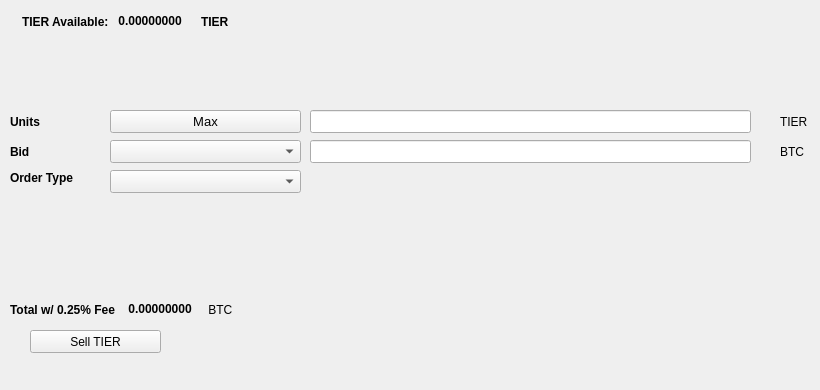
   <widget class="QWidget" name="SellTab">
    <attribute name="title">
     <string>Sell</string>
    </attribute>
    <widget class="QLabel" name="label_16">
     <property name="geometry">
      <rect>
       <x>780</x>
       <y>140</y>
       <width>31</width>
       <height>23</height>
      </rect>
     </property>
     <property name="text">
      <string>BTC</string>
     </property>
    </widget>
    <widget class="QComboBox" name="SellBidcomboBox">
     <property name="geometry">
      <rect>
       <x>110</x>
       <y>140</y>
       <width>191</width>
       <height>23</height>
      </rect>
     </property>
     <property name="font">
      <font>
       <pointsize>10</pointsize>
      </font>
     </property>
    </widget>
    <widget class="QLabel" name="label_18">
     <property name="geometry">
      <rect>
       <x>10</x>
       <y>110</y>
       <width>46</width>
       <height>23</height>
      </rect>
     </property>
     <property name="font">
      <font>
       <weight>75</weight>
       <bold>true</bold>
      </font>
     </property>
     <property name="text">
      <string>Units</string>
     </property>
    </widget>
    <widget class="QPushButton" name="Sell_Max_Amount">
     <property name="geometry">
      <rect>
       <x>110</x>
       <y>110</y>
       <width>191</width>
       <height>23</height>
      </rect>
     </property>
     <property name="font">
      <font>
       <pointsize>10</pointsize>
      </font>
     </property>
     <property name="text">
      <string>Max</string>
     </property>
    </widget>
    <widget class="QLabel" name="label_20">
     <property name="geometry">
      <rect>
       <x>10</x>
       <y>170</y>
       <width>91</width>
       <height>16</height>
      </rect>
     </property>
     <property name="font">
      <font>
       <weight>75</weight>
       <bold>true</bold>
      </font>
     </property>
     <property name="text">
      <string>Order Type</string>
     </property>
    </widget>
    <widget class="QComboBox" name="SellOrdertypeCombo">
     <property name="geometry">
      <rect>
       <x>110</x>
       <y>170</y>
       <width>191</width>
       <height>23</height>
      </rect>
     </property>
     <property name="font">
      <font>
       <pointsize>10</pointsize>
      </font>
     </property>
    </widget>
    <widget class="QLabel" name="label_21">
     <property name="geometry">
      <rect>
       <x>10</x>
       <y>140</y>
       <width>46</width>
       <height>23</height>
      </rect>
     </property>
     <property name="font">
      <font>
       <weight>75</weight>
       <bold>true</bold>
      </font>
     </property>
     <property name="text">
      <string>Bid</string>
     </property>
    </widget>
    <widget class="QLabel" name="label_22">
     <property name="geometry">
      <rect>
       <x>780</x>
       <y>110</y>
       <width>31</width>
       <height>23</height>
      </rect>
     </property>
     <property name="text">
      <string>TIER</string>
     </property>
    </widget>
    <widget class="QLineEdit" name="UnitsInputTIER">
     <property name="geometry">
      <rect>
       <x>310</x>
       <y>110</y>
       <width>441</width>
       <height>23</height>
      </rect>
     </property>
     <property name="font">
      <font>
       <pointsize>9</pointsize>
       <weight>75</weight>
       <bold>true</bold>
      </font>
     </property>
    </widget>
    <widget class="QLineEdit" name="SellBidPriceEdit">
     <property name="geometry">
      <rect>
       <x>310</x>
       <y>140</y>
       <width>441</width>
       <height>23</height>
      </rect>
     </property>
     <property name="font">
      <font>
       <pointsize>9</pointsize>
       <weight>75</weight>
       <bold>true</bold>
      </font>
     </property>
    </widget>
    <widget class="QPushButton" name="SellTIERBTN">
     <property name="geometry">
      <rect>
       <x>30</x>
       <y>330</y>
       <width>131</width>
       <height>23</height>
      </rect>
     </property>
     <property name="text">
      <string>Sell TIER</string>
     </property>
     <property name="icon">
      <iconset resource="../tiercoin">
       <normaloff>:/icons/bitcoin</normaloff>:/icons/bitcoin</iconset>
     </property>
    </widget>
    <widget class="QWidget" name="layoutWidget3">
     <property name="geometry">
      <rect>
       <x>22</x>
       <y>12</y>
       <width>258</width>
       <height>19</height>
      </rect>
     </property>
     <layout class="QHBoxLayout" name="horizontalLayout">
      <item>
       <widget class="QLabel" name="label232_2">
        <property name="font">
         <font>
          <weight>75</weight>
          <bold>true</bold>
         </font>
        </property>
        <property name="text">
         <string>TIER Available:</string>
        </property>
       </widget>
      </item>
      <item>
       <widget class="QLabel" name="TIERAvailableLabel">
        <property name="palette">
         <palette>
          <active>
           <colorrole role="WindowText">
            <brush brushstyle="SolidPattern">
             <color alpha="255">
              <red>0</red>
              <green>0</green>
              <blue>0</blue>
             </color>
            </brush>
           </colorrole>
           <colorrole role="Button">
            <brush brushstyle="SolidPattern">
             <color alpha="255">
              <red>0</red>
              <green>170</green>
              <blue>0</blue>
             </color>
            </brush>
           </colorrole>
           <colorrole role="Light">
            <brush brushstyle="SolidPattern">
             <color alpha="255">
              <red>0</red>
              <green>255</green>
              <blue>0</blue>
             </color>
            </brush>
           </colorrole>
           <colorrole role="Midlight">
            <brush brushstyle="SolidPattern">
             <color alpha="255">
              <red>0</red>
              <green>212</green>
              <blue>0</blue>
             </color>
            </brush>
           </colorrole>
           <colorrole role="Dark">
            <brush brushstyle="SolidPattern">
             <color alpha="255">
              <red>0</red>
              <green>85</green>
              <blue>0</blue>
             </color>
            </brush>
           </colorrole>
           <colorrole role="Mid">
            <brush brushstyle="SolidPattern">
             <color alpha="255">
              <red>0</red>
              <green>113</green>
              <blue>0</blue>
             </color>
            </brush>
           </colorrole>
           <colorrole role="Text">
            <brush brushstyle="SolidPattern">
             <color alpha="255">
              <red>0</red>
              <green>170</green>
              <blue>0</blue>
             </color>
            </brush>
           </colorrole>
           <colorrole role="BrightText">
            <brush brushstyle="SolidPattern">
             <color alpha="255">
              <red>255</red>
              <green>255</green>
              <blue>255</blue>
             </color>
            </brush>
           </colorrole>
           <colorrole role="ButtonText">
            <brush brushstyle="SolidPattern">
             <color alpha="255">
              <red>0</red>
              <green>0</green>
              <blue>0</blue>
             </color>
            </brush>
           </colorrole>
           <colorrole role="Base">
            <brush brushstyle="SolidPattern">
             <color alpha="255">
              <red>255</red>
              <green>255</green>
              <blue>255</blue>
             </color>
            </brush>
           </colorrole>
           <colorrole role="Window">
            <brush brushstyle="SolidPattern">
             <color alpha="255">
              <red>0</red>
              <green>170</green>
              <blue>0</blue>
             </color>
            </brush>
           </colorrole>
           <colorrole role="Shadow">
            <brush brushstyle="SolidPattern">
             <color alpha="255">
              <red>0</red>
              <green>0</green>
              <blue>0</blue>
             </color>
            </brush>
           </colorrole>
           <colorrole role="AlternateBase">
            <brush brushstyle="SolidPattern">
             <color alpha="255">
              <red>127</red>
              <green>212</green>
              <blue>127</blue>
             </color>
            </brush>
           </colorrole>
           <colorrole role="ToolTipBase">
            <brush brushstyle="SolidPattern">
             <color alpha="255">
              <red>255</red>
              <green>255</green>
              <blue>220</blue>
             </color>
            </brush>
           </colorrole>
           <colorrole role="ToolTipText">
            <brush brushstyle="SolidPattern">
             <color alpha="255">
              <red>0</red>
              <green>0</green>
              <blue>0</blue>
             </color>
            </brush>
           </colorrole>
          </active>
          <inactive>
           <colorrole role="WindowText">
            <brush brushstyle="SolidPattern">
             <color alpha="255">
              <red>0</red>
              <green>0</green>
              <blue>0</blue>
             </color>
            </brush>
           </colorrole>
           <colorrole role="Button">
            <brush brushstyle="SolidPattern">
             <color alpha="255">
              <red>0</red>
              <green>170</green>
              <blue>0</blue>
             </color>
            </brush>
           </colorrole>
           <colorrole role="Light">
            <brush brushstyle="SolidPattern">
             <color alpha="255">
              <red>0</red>
              <green>255</green>
              <blue>0</blue>
             </color>
            </brush>
           </colorrole>
           <colorrole role="Midlight">
            <brush brushstyle="SolidPattern">
             <color alpha="255">
              <red>0</red>
              <green>212</green>
              <blue>0</blue>
             </color>
            </brush>
           </colorrole>
           <colorrole role="Dark">
            <brush brushstyle="SolidPattern">
             <color alpha="255">
              <red>0</red>
              <green>85</green>
              <blue>0</blue>
             </color>
            </brush>
           </colorrole>
           <colorrole role="Mid">
            <brush brushstyle="SolidPattern">
             <color alpha="255">
              <red>0</red>
              <green>113</green>
              <blue>0</blue>
             </color>
            </brush>
           </colorrole>
           <colorrole role="Text">
            <brush brushstyle="SolidPattern">
             <color alpha="255">
              <red>0</red>
              <green>170</green>
              <blue>0</blue>
             </color>
            </brush>
           </colorrole>
           <colorrole role="BrightText">
            <brush brushstyle="SolidPattern">
             <color alpha="255">
              <red>255</red>
              <green>255</green>
              <blue>255</blue>
             </color>
            </brush>
           </colorrole>
           <colorrole role="ButtonText">
            <brush brushstyle="SolidPattern">
             <color alpha="255">
              <red>0</red>
              <green>0</green>
              <blue>0</blue>
             </color>
            </brush>
           </colorrole>
           <colorrole role="Base">
            <brush brushstyle="SolidPattern">
             <color alpha="255">
              <red>255</red>
              <green>255</green>
              <blue>255</blue>
             </color>
            </brush>
           </colorrole>
           <colorrole role="Window">
            <brush brushstyle="SolidPattern">
             <color alpha="255">
              <red>0</red>
              <green>170</green>
              <blue>0</blue>
             </color>
            </brush>
           </colorrole>
           <colorrole role="Shadow">
            <brush brushstyle="SolidPattern">
             <color alpha="255">
              <red>0</red>
              <green>0</green>
              <blue>0</blue>
             </color>
            </brush>
           </colorrole>
           <colorrole role="AlternateBase">
            <brush brushstyle="SolidPattern">
             <color alpha="255">
              <red>127</red>
              <green>212</green>
              <blue>127</blue>
             </color>
            </brush>
           </colorrole>
           <colorrole role="ToolTipBase">
            <brush brushstyle="SolidPattern">
             <color alpha="255">
              <red>255</red>
              <green>255</green>
              <blue>220</blue>
             </color>
            </brush>
           </colorrole>
           <colorrole role="ToolTipText">
            <brush brushstyle="SolidPattern">
             <color alpha="255">
              <red>0</red>
              <green>0</green>
              <blue>0</blue>
             </color>
            </brush>
           </colorrole>
          </inactive>
          <disabled>
           <colorrole role="WindowText">
            <brush brushstyle="SolidPattern">
             <color alpha="255">
              <red>0</red>
              <green>85</green>
              <blue>0</blue>
             </color>
            </brush>
           </colorrole>
           <colorrole role="Button">
            <brush brushstyle="SolidPattern">
             <color alpha="255">
              <red>0</red>
              <green>170</green>
              <blue>0</blue>
             </color>
            </brush>
           </colorrole>
           <colorrole role="Light">
            <brush brushstyle="SolidPattern">
             <color alpha="255">
              <red>0</red>
              <green>255</green>
              <blue>0</blue>
             </color>
            </brush>
           </colorrole>
           <colorrole role="Midlight">
            <brush brushstyle="SolidPattern">
             <color alpha="255">
              <red>0</red>
              <green>212</green>
              <blue>0</blue>
             </color>
            </brush>
           </colorrole>
           <colorrole role="Dark">
            <brush brushstyle="SolidPattern">
             <color alpha="255">
              <red>0</red>
              <green>85</green>
              <blue>0</blue>
             </color>
            </brush>
           </colorrole>
           <colorrole role="Mid">
            <brush brushstyle="SolidPattern">
             <color alpha="255">
              <red>0</red>
              <green>113</green>
              <blue>0</blue>
             </color>
            </brush>
           </colorrole>
           <colorrole role="Text">
            <brush brushstyle="SolidPattern">
             <color alpha="255">
              <red>0</red>
              <green>85</green>
              <blue>0</blue>
             </color>
            </brush>
           </colorrole>
           <colorrole role="BrightText">
            <brush brushstyle="SolidPattern">
             <color alpha="255">
              <red>255</red>
              <green>255</green>
              <blue>255</blue>
             </color>
            </brush>
           </colorrole>
           <colorrole role="ButtonText">
            <brush brushstyle="SolidPattern">
             <color alpha="255">
              <red>0</red>
              <green>85</green>
              <blue>0</blue>
             </color>
            </brush>
           </colorrole>
           <colorrole role="Base">
            <brush brushstyle="SolidPattern">
             <color alpha="255">
              <red>0</red>
              <green>170</green>
              <blue>0</blue>
             </color>
            </brush>
           </colorrole>
           <colorrole role="Window">
            <brush brushstyle="SolidPattern">
             <color alpha="255">
              <red>0</red>
              <green>170</green>
              <blue>0</blue>
             </color>
            </brush>
           </colorrole>
           <colorrole role="Shadow">
            <brush brushstyle="SolidPattern">
             <color alpha="255">
              <red>0</red>
              <green>0</green>
              <blue>0</blue>
             </color>
            </brush>
           </colorrole>
           <colorrole role="AlternateBase">
            <brush brushstyle="SolidPattern">
             <color alpha="255">
              <red>0</red>
              <green>170</green>
              <blue>0</blue>
             </color>
            </brush>
           </colorrole>
           <colorrole role="ToolTipBase">
            <brush brushstyle="SolidPattern">
             <color alpha="255">
              <red>255</red>
              <green>255</green>
              <blue>220</blue>
             </color>
            </brush>
           </colorrole>
           <colorrole role="ToolTipText">
            <brush brushstyle="SolidPattern">
             <color alpha="255">
              <red>0</red>
              <green>0</green>
              <blue>0</blue>
             </color>
            </brush>
           </colorrole>
          </disabled>
         </palette>
        </property>
        <property name="font">
         <font>
          <weight>75</weight>
          <bold>true</bold>
         </font>
        </property>
        <property name="text">
         <string> 0.00000000 </string>
        </property>
        <property name="textInteractionFlags">
         <set>Qt::LinksAccessibleByMouse|Qt::TextSelectableByKeyboard|Qt::TextSelectableByMouse</set>
        </property>
       </widget>
      </item>
      <item>
       <widget class="QLabel" name="labelTIER">
        <property name="font">
         <font>
          <weight>75</weight>
          <bold>true</bold>
         </font>
        </property>
        <property name="text">
         <string>TIER</string>
        </property>
       </widget>
      </item>
     </layout>
    </widget>
    <widget class="QWidget" name="layoutWidget">
     <property name="geometry">
      <rect>
       <x>10</x>
       <y>300</y>
       <width>268</width>
       <height>19</height>
      </rect>
     </property>
     <layout class="QHBoxLayout" name="horizontalLayout_2">
      <item>
       <widget class="QLabel" name="label_19">
        <property name="font">
         <font>
          <weight>75</weight>
          <bold>true</bold>
         </font>
        </property>
        <property name="text">
         <string>Total w/ 0.25% Fee </string>
        </property>
       </widget>
      </item>
      <item>
       <widget class="QLabel" name="SellCostLabel">
        <property name="palette">
         <palette>
          <active>
           <colorrole role="WindowText">
            <brush brushstyle="SolidPattern">
             <color alpha="255">
              <red>0</red>
              <green>0</green>
              <blue>0</blue>
             </color>
            </brush>
           </colorrole>
           <colorrole role="Button">
            <brush brushstyle="SolidPattern">
             <color alpha="255">
              <red>0</red>
              <green>170</green>
              <blue>0</blue>
             </color>
            </brush>
           </colorrole>
           <colorrole role="Light">
            <brush brushstyle="SolidPattern">
             <color alpha="255">
              <red>0</red>
              <green>255</green>
              <blue>0</blue>
             </color>
            </brush>
           </colorrole>
           <colorrole role="Midlight">
            <brush brushstyle="SolidPattern">
             <color alpha="255">
              <red>0</red>
              <green>212</green>
              <blue>0</blue>
             </color>
            </brush>
           </colorrole>
           <colorrole role="Dark">
            <brush brushstyle="SolidPattern">
             <color alpha="255">
              <red>0</red>
              <green>85</green>
              <blue>0</blue>
             </color>
            </brush>
           </colorrole>
           <colorrole role="Mid">
            <brush brushstyle="SolidPattern">
             <color alpha="255">
              <red>0</red>
              <green>113</green>
              <blue>0</blue>
             </color>
            </brush>
           </colorrole>
           <colorrole role="Text">
            <brush brushstyle="SolidPattern">
             <color alpha="255">
              <red>0</red>
              <green>170</green>
              <blue>0</blue>
             </color>
            </brush>
           </colorrole>
           <colorrole role="BrightText">
            <brush brushstyle="SolidPattern">
             <color alpha="255">
              <red>255</red>
              <green>255</green>
              <blue>255</blue>
             </color>
            </brush>
           </colorrole>
           <colorrole role="ButtonText">
            <brush brushstyle="SolidPattern">
             <color alpha="255">
              <red>0</red>
              <green>0</green>
              <blue>0</blue>
             </color>
            </brush>
           </colorrole>
           <colorrole role="Base">
            <brush brushstyle="SolidPattern">
             <color alpha="255">
              <red>255</red>
              <green>255</green>
              <blue>255</blue>
             </color>
            </brush>
           </colorrole>
           <colorrole role="Window">
            <brush brushstyle="SolidPattern">
             <color alpha="255">
              <red>0</red>
              <green>170</green>
              <blue>0</blue>
             </color>
            </brush>
           </colorrole>
           <colorrole role="Shadow">
            <brush brushstyle="SolidPattern">
             <color alpha="255">
              <red>0</red>
              <green>0</green>
              <blue>0</blue>
             </color>
            </brush>
           </colorrole>
           <colorrole role="AlternateBase">
            <brush brushstyle="SolidPattern">
             <color alpha="255">
              <red>127</red>
              <green>212</green>
              <blue>127</blue>
             </color>
            </brush>
           </colorrole>
           <colorrole role="ToolTipBase">
            <brush brushstyle="SolidPattern">
             <color alpha="255">
              <red>255</red>
              <green>255</green>
              <blue>220</blue>
             </color>
            </brush>
           </colorrole>
           <colorrole role="ToolTipText">
            <brush brushstyle="SolidPattern">
             <color alpha="255">
              <red>0</red>
              <green>0</green>
              <blue>0</blue>
             </color>
            </brush>
           </colorrole>
          </active>
          <inactive>
           <colorrole role="WindowText">
            <brush brushstyle="SolidPattern">
             <color alpha="255">
              <red>0</red>
              <green>0</green>
              <blue>0</blue>
             </color>
            </brush>
           </colorrole>
           <colorrole role="Button">
            <brush brushstyle="SolidPattern">
             <color alpha="255">
              <red>0</red>
              <green>170</green>
              <blue>0</blue>
             </color>
            </brush>
           </colorrole>
           <colorrole role="Light">
            <brush brushstyle="SolidPattern">
             <color alpha="255">
              <red>0</red>
              <green>255</green>
              <blue>0</blue>
             </color>
            </brush>
           </colorrole>
           <colorrole role="Midlight">
            <brush brushstyle="SolidPattern">
             <color alpha="255">
              <red>0</red>
              <green>212</green>
              <blue>0</blue>
             </color>
            </brush>
           </colorrole>
           <colorrole role="Dark">
            <brush brushstyle="SolidPattern">
             <color alpha="255">
              <red>0</red>
              <green>85</green>
              <blue>0</blue>
             </color>
            </brush>
           </colorrole>
           <colorrole role="Mid">
            <brush brushstyle="SolidPattern">
             <color alpha="255">
              <red>0</red>
              <green>113</green>
              <blue>0</blue>
             </color>
            </brush>
           </colorrole>
           <colorrole role="Text">
            <brush brushstyle="SolidPattern">
             <color alpha="255">
              <red>0</red>
              <green>170</green>
              <blue>0</blue>
             </color>
            </brush>
           </colorrole>
           <colorrole role="BrightText">
            <brush brushstyle="SolidPattern">
             <color alpha="255">
              <red>255</red>
              <green>255</green>
              <blue>255</blue>
             </color>
            </brush>
           </colorrole>
           <colorrole role="ButtonText">
            <brush brushstyle="SolidPattern">
             <color alpha="255">
              <red>0</red>
              <green>0</green>
              <blue>0</blue>
             </color>
            </brush>
           </colorrole>
           <colorrole role="Base">
            <brush brushstyle="SolidPattern">
             <color alpha="255">
              <red>255</red>
              <green>255</green>
              <blue>255</blue>
             </color>
            </brush>
           </colorrole>
           <colorrole role="Window">
            <brush brushstyle="SolidPattern">
             <color alpha="255">
              <red>0</red>
              <green>170</green>
              <blue>0</blue>
             </color>
            </brush>
           </colorrole>
           <colorrole role="Shadow">
            <brush brushstyle="SolidPattern">
             <color alpha="255">
              <red>0</red>
              <green>0</green>
              <blue>0</blue>
             </color>
            </brush>
           </colorrole>
           <colorrole role="AlternateBase">
            <brush brushstyle="SolidPattern">
             <color alpha="255">
              <red>127</red>
              <green>212</green>
              <blue>127</blue>
             </color>
            </brush>
           </colorrole>
           <colorrole role="ToolTipBase">
            <brush brushstyle="SolidPattern">
             <color alpha="255">
              <red>255</red>
              <green>255</green>
              <blue>220</blue>
             </color>
            </brush>
           </colorrole>
           <colorrole role="ToolTipText">
            <brush brushstyle="SolidPattern">
             <color alpha="255">
              <red>0</red>
              <green>0</green>
              <blue>0</blue>
             </color>
            </brush>
           </colorrole>
          </inactive>
          <disabled>
           <colorrole role="WindowText">
            <brush brushstyle="SolidPattern">
             <color alpha="255">
              <red>0</red>
              <green>85</green>
              <blue>0</blue>
             </color>
            </brush>
           </colorrole>
           <colorrole role="Button">
            <brush brushstyle="SolidPattern">
             <color alpha="255">
              <red>0</red>
              <green>170</green>
              <blue>0</blue>
             </color>
            </brush>
           </colorrole>
           <colorrole role="Light">
            <brush brushstyle="SolidPattern">
             <color alpha="255">
              <red>0</red>
              <green>255</green>
              <blue>0</blue>
             </color>
            </brush>
           </colorrole>
           <colorrole role="Midlight">
            <brush brushstyle="SolidPattern">
             <color alpha="255">
              <red>0</red>
              <green>212</green>
              <blue>0</blue>
             </color>
            </brush>
           </colorrole>
           <colorrole role="Dark">
            <brush brushstyle="SolidPattern">
             <color alpha="255">
              <red>0</red>
              <green>85</green>
              <blue>0</blue>
             </color>
            </brush>
           </colorrole>
           <colorrole role="Mid">
            <brush brushstyle="SolidPattern">
             <color alpha="255">
              <red>0</red>
              <green>113</green>
              <blue>0</blue>
             </color>
            </brush>
           </colorrole>
           <colorrole role="Text">
            <brush brushstyle="SolidPattern">
             <color alpha="255">
              <red>0</red>
              <green>85</green>
              <blue>0</blue>
             </color>
            </brush>
           </colorrole>
           <colorrole role="BrightText">
            <brush brushstyle="SolidPattern">
             <color alpha="255">
              <red>255</red>
              <green>255</green>
              <blue>255</blue>
             </color>
            </brush>
           </colorrole>
           <colorrole role="ButtonText">
            <brush brushstyle="SolidPattern">
             <color alpha="255">
              <red>0</red>
              <green>85</green>
              <blue>0</blue>
             </color>
            </brush>
           </colorrole>
           <colorrole role="Base">
            <brush brushstyle="SolidPattern">
             <color alpha="255">
              <red>0</red>
              <green>170</green>
              <blue>0</blue>
             </color>
            </brush>
           </colorrole>
           <colorrole role="Window">
            <brush brushstyle="SolidPattern">
             <color alpha="255">
              <red>0</red>
              <green>170</green>
              <blue>0</blue>
             </color>
            </brush>
           </colorrole>
           <colorrole role="Shadow">
            <brush brushstyle="SolidPattern">
             <color alpha="255">
              <red>0</red>
              <green>0</green>
              <blue>0</blue>
             </color>
            </brush>
           </colorrole>
           <colorrole role="AlternateBase">
            <brush brushstyle="SolidPattern">
             <color alpha="255">
              <red>0</red>
              <green>170</green>
              <blue>0</blue>
             </color>
            </brush>
           </colorrole>
           <colorrole role="ToolTipBase">
            <brush brushstyle="SolidPattern">
             <color alpha="255">
              <red>255</red>
              <green>255</green>
              <blue>220</blue>
             </color>
            </brush>
           </colorrole>
           <colorrole role="ToolTipText">
            <brush brushstyle="SolidPattern">
             <color alpha="255">
              <red>0</red>
              <green>0</green>
              <blue>0</blue>
             </color>
            </brush>
           </colorrole>
          </disabled>
         </palette>
        </property>
        <property name="font">
         <font>
          <weight>75</weight>
          <bold>true</bold>
         </font>
        </property>
        <property name="autoFillBackground">
         <bool>false</bool>
        </property>
        <property name="text">
         <string> 0.00000000</string>
        </property>
        <property name="textInteractionFlags">
         <set>Qt::LinksAccessibleByMouse|Qt::TextSelectableByMouse</set>
        </property>
       </widget>
      </item>
      <item>
       <widget class="QLabel" name="label_17">
        <property name="font">
         <font>
          <weight>50</weight>
          <bold>false</bold>
         </font>
        </property>
        <property name="text">
         <string> BTC</string>
        </property>
       </widget>
      </item>
     </layout>
    </widget>
    <widget class="QLabel" name="label_23">
     <property name="geometry">
      <rect>
       <x>460</x>
       <y>300</y>
       <width>281</width>
       <height>81</height>
      </rect>
     </property>
     <property name="text">
      <string/>
     </property>
     <property name="pixmap">
      <pixmap>:/images/bittrex</pixmap>
     </property>
    </widget>
   </widget>
